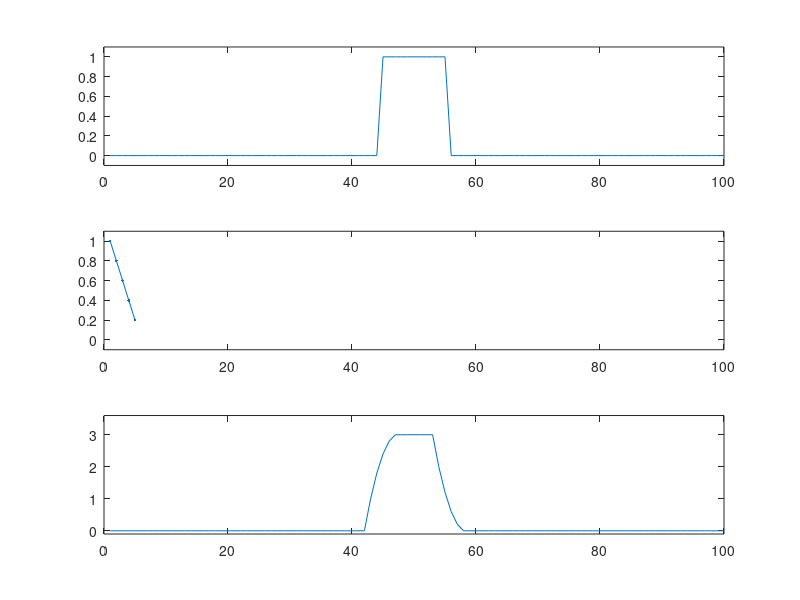
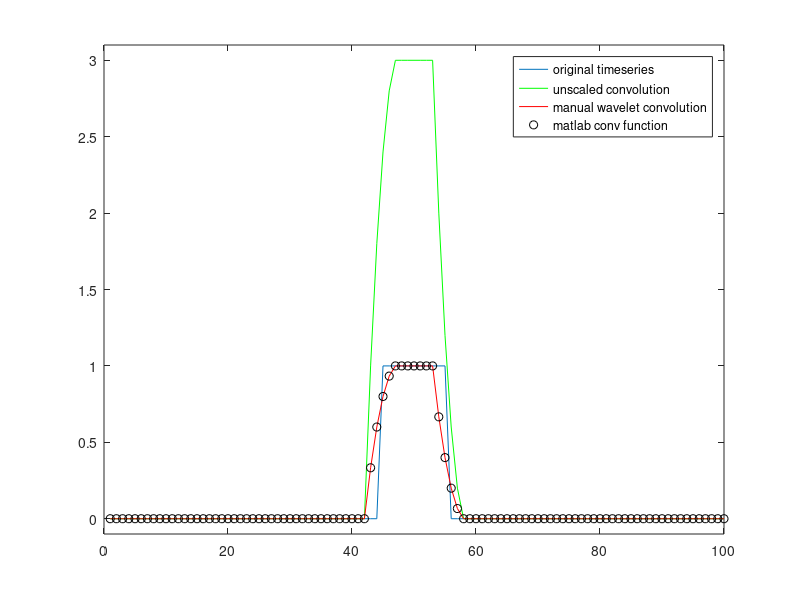

These charts were generated, in order, by the following MATLAB code:
%% Analyzing Neural Time Series Data
% Matlab code for Chapter 10
% Mike X Cohen
% 
% This code accompanies the book, titled "Analyzing Neural Time Series Data" 
% (MIT Press). Using the code without following the book may lead to confusion, 
% incorrect data analyses, and misinterpretations of results. 
% Mike X Cohen assumes no responsibility for inappropriate or incorrect use of this code. 

%% dot products

clear all, close all, clc

% two vectors of random numbers
a = randn(10,1);
b = randn(10,1);

% initialize temporary matrix.
pointwise_result=zeros(size(a));

for i=1:length(a)
    pointwise_result(i) = a(i) * b(i);
end
dotproduct = sum(pointwise_result);


% The above code is useful if you are unfamiliar with 
% how a dot product works. Following is a bit more elegant: 
dotproduct = sum(a.*b);

% The most elegant way to compute the dot product, 
% however, is to use Matlab's short-cut: 
dotproduct = a'*b;

% This requires the first vector to be a row vector and the 
% second vector to be a column vector. Otherwise, it will 
% either crash (a*b) or give you the outer product (a*b'). 
% When in doubt, use sum(a.*b). 

%% figure 10.2

% impulse function (all zeros; 1 in the middle)
impfun = zeros(1,100);
impfun(50)=1;
% the figure in the book actually uses the following line, which creates a
% wider boxcar function rather than strictly an impulse function.
impfun(45:55)=1;

kernel = [1 .8 .6 .4 .2]; 

% matlab's convolution function
matlab_conv_result = conv(impfun,kernel,'same');

figure
% plot the signal (impulse or boxcar)
subplot(311)
plot(impfun)
set(gca,'ylim',[-.1 1.1])

% plot the kernel
subplot(312)
plot(kernel,'.-')
set(gca,'xlim',[0 100],'ylim',[-.1 1.1])

% plot the result of convolution
subplot(313)
plot(matlab_conv_result)
set(gca,'xlim',[0 100],'ylim',[-.1 3.6])

%% figure 10.4

% data that we'll use for convolution (must be zero-padded).
dat4conv = [zeros(1,length(kernel)-1) impfun zeros(1,length(kernel)-1) ];

% used for cutting the result of convolution
half_of_kernel_size = ceil((length(kernel)-1)/2);

% initialize convolution output
convolution_result = zeros(1,length(impfun)+length(kernel)-1);

% run convolution (note that kernel is flipped backwards)
for ti=1:length(convolution_result)-half_of_kernel_size
    convolution_result(ti) = sum(dat4conv(ti:ti+length(kernel)-1).*kernel(end:-1:1));
end

% cut off edges
convolution_result = convolution_result(half_of_kernel_size+1:end-half_of_kernel_size);
% Note: In the book figure there was a bug on the previous line ("+1" was typed 
%       as "-1"), which incorrectly showed the convolution as being a few points
%       too far to the right. Thanks to Thijs Perenboom for catching that!

figure
plot(impfun)
hold on
plot(convolution_result,'g')
plot(convolution_result./sum(kernel),'r')
plot(matlab_conv_result./sum(kernel),'ko')
set(gca,'xlim',[0 100],'ylim',[-.1 3.1])
legend({'original timeseries';'unscaled convolution';'manual wavelet convolution';'matlab conv function'})

%% end
